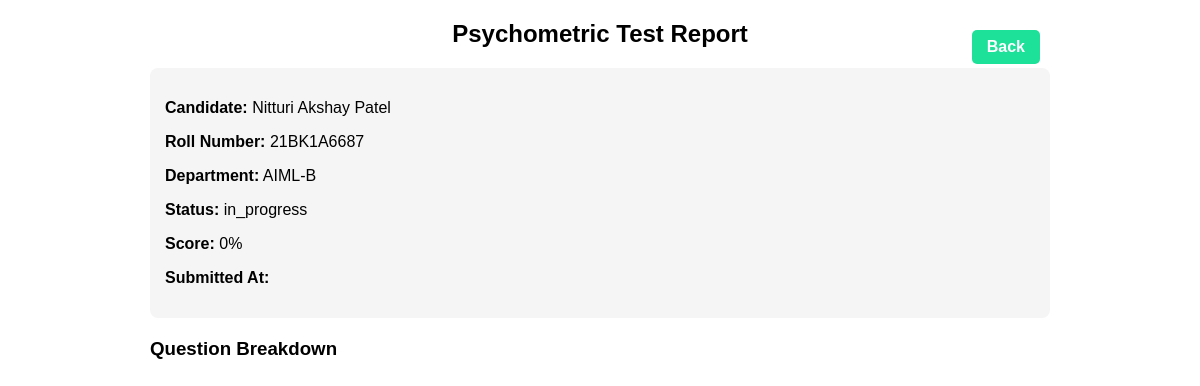
The page /psychometric_report.php?attempt_id=5 on the database its author committed.
### tables this page shows
CREATE TABLE `ims_psychometric_attempts` (
  `id` int(11) NOT NULL,
  `student_id` int(11) NOT NULL,
  `total_auto_score` int(11) DEFAULT 0,
  `status` enum('in_progress','submitted') DEFAULT 'in_progress',
  `created_at` timestamp NOT NULL DEFAULT current_timestamp(),
  `submitted_at` timestamp NULL DEFAULT NULL
);

CREATE TABLE `ims_candidates` (
  `cand_id` int(10) NOT NULL,
  `cand_name` varchar(150) NOT NULL,
  `cand_cgpa` float DEFAULT NULL,
  `cand_backlogs` int(11) DEFAULT NULL,
  `cand_age` int(10) DEFAULT NULL,
  `cand_roll` varchar(10) DEFAULT NULL,
  `cand_dept` varchar(10) DEFAULT NULL,
  `status` varchar(50) DEFAULT 'Pending',
  `feedback_submitted` int(70) DEFAULT NULL
);

### inc/classes/DB.php (called while the page is built, shortened)
<?php
class DB {
    private $host = "localhost";
    private $dbname = "specanciensdb";
    private $dbuser = "root";
    private $dbpass = "";
    private $conn;
    public function __construct() {
        if (!$this->conn) {
            try {
                $dsn = "mysql:host={$this->host};dbname={$this->dbname};charset=utf8";
                $this->conn = new PDO($dsn, $this->dbuser, $this->dbpass);
                $this->conn->setAttribute(PDO::ATTR_ERRMODE, PDO::ERRMODE_EXCEPTION);
            } catch (PDOException $e) {
                die("<h3>Database Connection Failed</h3>" . $e->getMessage());
            }
        }
    }
    public function simplequery($query, $params = []) {
        $stmt = $this->conn->prepare($query);
        $stmt->execute($params);
        return $stmt;
    }
}
?>

### psychometric_report.php (the view, shortened to what this page needs)
<?php
require_once 'inc/classes/DB.php';
$attempt_id = intval($_GET['attempt_id']);
$db = new DB();
$sql_attempt = "
    SELECT a.*, c.cand_name, c.cand_roll, c.cand_dept
    FROM ims_psychometric_attempts a
    JOIN ims_candidates c ON a.student_id = c.cand_id
    WHERE a.id = ?
";
$attempt = $db->simplequery($sql_attempt, [$attempt_id])->fetch(PDO::FETCH_ASSOC);
?>
<!DOCTYPE html>
<html>
<head>
</head>
<body>
<div class="container">
    <h2>Psychometric Test Report</h2>
    <a href="javascript:history.back()" class="back-btn">Back</a>
    <div class="summary">
        <p><strong>Candidate:</strong> <?= htmlspecialchars($attempt['cand_name']); ?></p>
        <p><strong>Roll Number:</strong> <?= htmlspecialchars($attempt['cand_roll']); ?></p>
        <p><strong>Department:</strong> <?= htmlspecialchars($attempt['cand_dept']); ?></p>
        <p><strong>Status:</strong> <?= htmlspecialchars($attempt['status']); ?></p>
        <p><strong>Score:</strong> <?= $attempt['total_auto_score']; ?>%</p>
        <p><strong>Submitted At:</strong> <?= htmlspecialchars($attempt['submitted_at']); ?></p>
    </div>
    <h3>Question Breakdown</h3>
</div>
</body>
</html>

### psychometric_report.php (style rules this page uses)
body { font-family: Arial, sans-serif; margin: 20px; }
.container { max-width: 900px; margin: auto; }
h2 { text-align: center; }
.summary { background: #f5f5f5; padding: 15px; border-radius: 8px; margin-bottom: 20px; }
.container { max-width: 900px; margin: auto; position: relative; }
.back-btn { position: absolute; top: 0; right: 0; background: #1de099; color: white; padding: 8px 15px; border-radius: 5px; text-decoration: none; margin: 10px; font-weight: bold; transition: background 0.3s; }

### rows shown on the page
ims_psychometric_attempts: ims_candidates.cand_name "Nitturi Akshay Patel", ims_candidates.cand_roll "21BK1A6687", ims_candidates.cand_dept "AIML-B", status "in_progress", total_auto_score "0"
